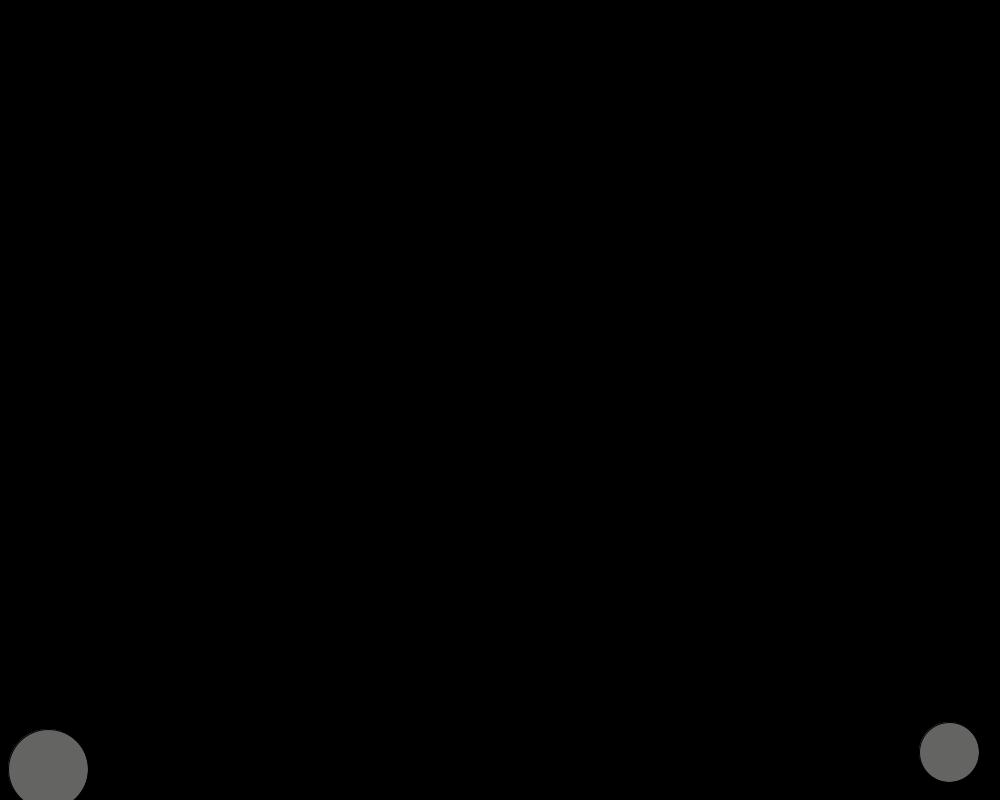
Frame 1 (no input)
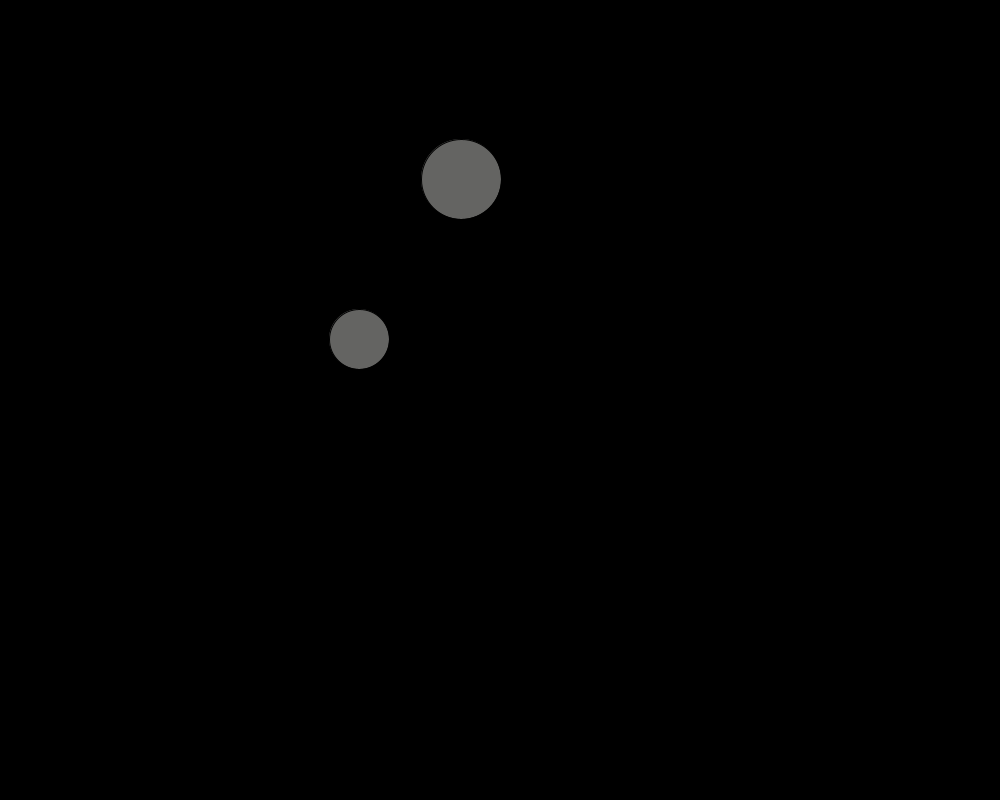
Frame 60 (the mouse pressed at the canvas centre just before this capture)
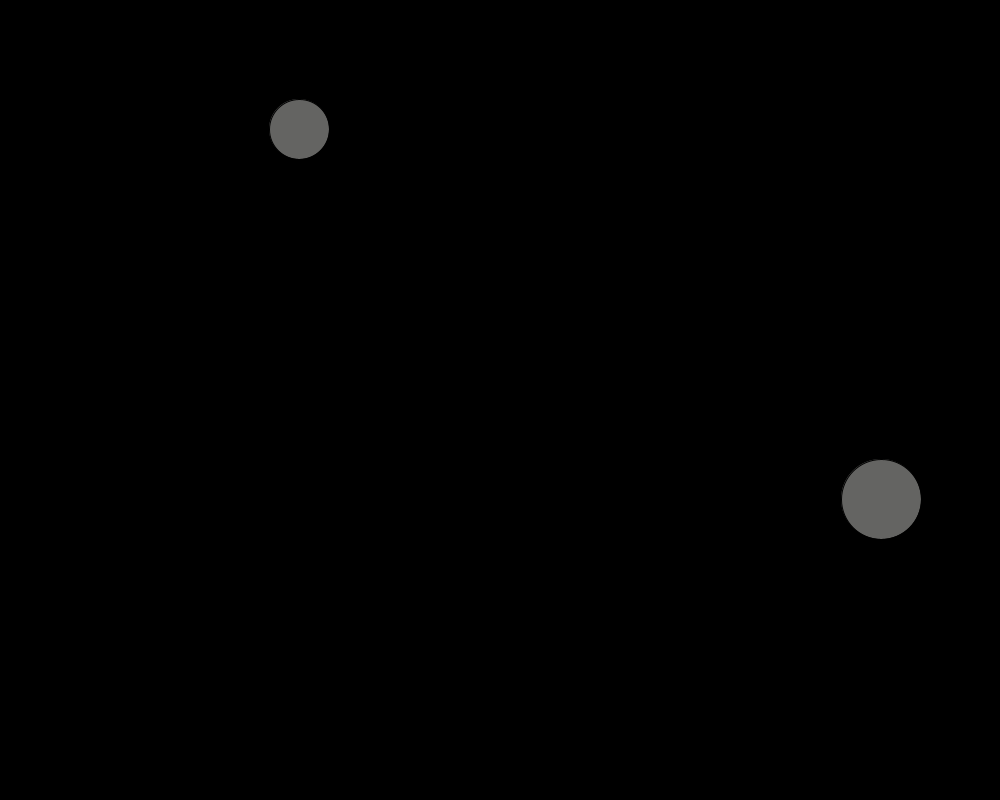
Frame 120 (the mouse held since frame 60 and released just before this capture)

The Processing sketch that drew these frames (run headless with seeded random() and noise(); from frame 60 on, the mouse is pressed at the canvas centre):

// Processing sketch: momentum
// ── momentum.pde
//final float etha = 0.3;
Orb o1;
Orb o2;
int frames=0;
void setup() {
  size(1000,800);
  o1 = new Orb(41, height-41, 8, 7, 10,40);
  o2 = new Orb(width-41, height-41, 6, -10, -7,30);
}
void draw(){
  background(0);
  //if (frames%30==0)
  o2.hitOrb(o1);
  
  o2.move();
  o1.move();
  o1.display();
  o2.display();
    

  //o1.hitOrb(o2);

   //delay(20);
  o1.hitSide();
  o2.hitSide();
  //o1.hitOrb(o2);

}

// ── Orb.pde
class Orb {

  float vx;
  float vy;
  float m;
  //double momentum;
  float x;
  float y;
  int red=100;
  int green=100;
  int blue=98;
  
  float radius=40;
  Orb(float X, float Y, float M, float Vx, float Vy, float r) {
    vx=Vx;
    vy=Vy;
    m=M;
    x=X;
    y=Y;
    radius=r;
  }
  Orb(float X, float Y, float M) {
    vx=random(10);
    vy=random(10);
    m=M;
    x=X;
    y=Y;
  }
  Orb(float M, float Vx, float Vy, float r) {
    vx=Vx;
    vy=Vy;
    m=M;
    radius=r;
    x=random(width);
    y=random(height);
  }
  void display() {
    fill(red,green,blue);
    ellipse(x, y, radius*2, radius*2);
  }
  void move() {
    x+=vx;
    y+=vy;

  }
  void hitOrb(Orb other) {

    if (dist(other.x, other.y, x, y)<=other.radius+radius) {
      red=round(random(255));
      blue=(int)random(255);
      green=floor(random(256));
      other.red=round(random(255));
      other.blue=(int)random(255);
      other.green=floor(random(256));
      float ux=vx;
      float uy=vy;
      //float deltm=;
      float sigm=m+other.m;
      vx=((m-other.m)/sigm)*vx+(other.m/sigm)*other.vx;
      println(vx);
      vy=((m-other.m)/sigm)*vy+(other.m/sigm)*other.vy;
      other.vx=((other.m-m)/sigm)*other.vx+(m/sigm)*ux;
      other.vy=((other.m-m)/sigm)*other.vy+(m/sigm)*uy;
      //println(vx);
    }
  }
  void hitSide() {

    if (x+radius>width||x-radius<0) {

      vx=-vx;
    }
    if (y+radius>height||y-radius<0) {
      //println("man dorostam");
      vy=-vy;
    }
  }
}
